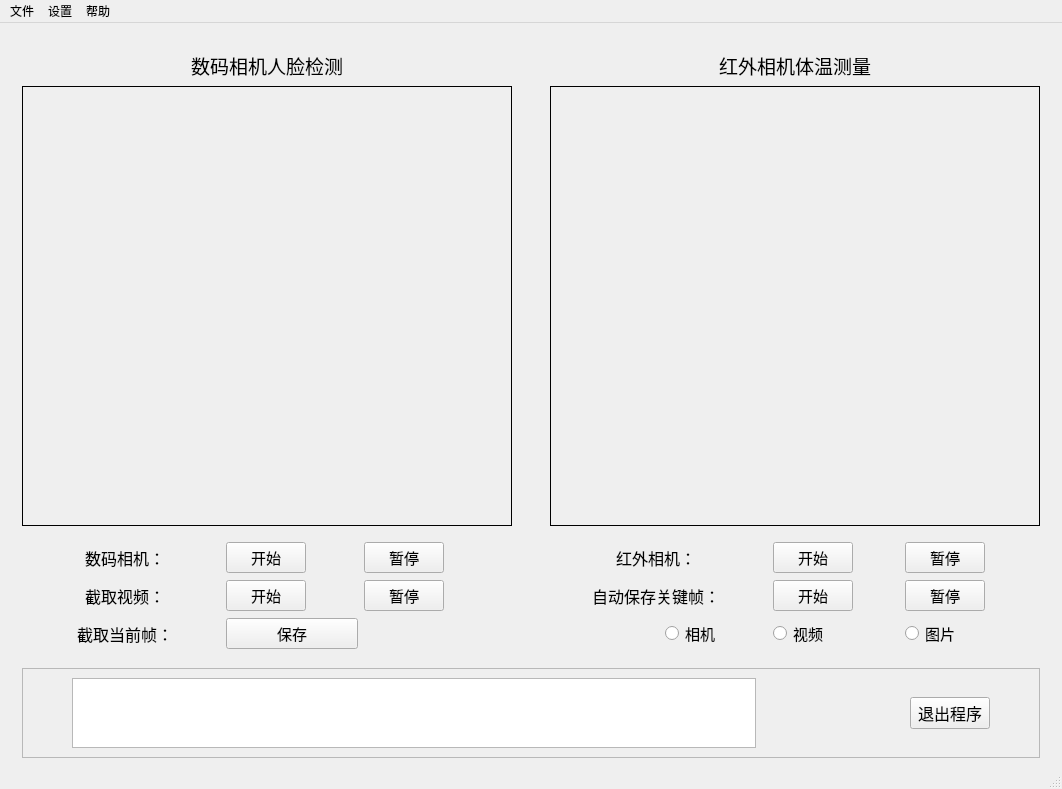
<?xml version="1.0" encoding="UTF-8"?>
<ui version="4.0">
 <class>FIITM</class>
 <widget class="QMainWindow" name="FIITM">
  <property name="geometry">
   <rect>
    <x>0</x>
    <y>0</y>
    <width>1062</width>
    <height>789</height>
   </rect>
  </property>
  <property name="windowTitle">
   <string>MainWindow</string>
  </property>
  <widget class="QWidget" name="centralwidget">
   <layout class="QGridLayout" name="gridLayout">
    <item row="0" column="1" rowspan="3">
     <spacer name="horizontalSpacer">
      <property name="orientation">
       <enum>Qt::Horizontal</enum>
      </property>
      <property name="sizeHint" stdset="0">
       <size>
        <width>373</width>
        <height>13</height>
       </size>
      </property>
     </spacer>
    </item>
    <item row="4" column="5">
     <spacer name="verticalSpacer_3">
      <property name="orientation">
       <enum>Qt::Vertical</enum>
      </property>
      <property name="sizeHint" stdset="0">
       <size>
        <width>10</width>
        <height>225</height>
       </size>
      </property>
     </spacer>
    </item>
    <item row="3" column="4">
     <widget class="QLabel" name="label_2">
      <property name="font">
       <font>
        <family>3ds</family>
        <pointsize>14</pointsize>
       </font>
      </property>
      <property name="text">
       <string>红外相机体温测量</string>
      </property>
      <property name="alignment">
       <set>Qt::AlignCenter</set>
      </property>
     </widget>
    </item>
    <item row="5" column="1" colspan="4">
     <widget class="QWidget" name="widget" native="true">
      <layout class="QGridLayout" name="gridLayout_2">
       <item row="0" column="0">
        <spacer name="horizontalSpacer_4">
         <property name="orientation">
          <enum>Qt::Horizontal</enum>
         </property>
         <property name="sizeHint" stdset="0">
          <size>
           <width>1</width>
           <height>20</height>
          </size>
         </property>
        </spacer>
       </item>
       <item row="0" column="1">
        <widget class="QLabel" name="label_5">
         <property name="font">
          <font>
           <family>3ds</family>
           <pointsize>12</pointsize>
          </font>
         </property>
         <property name="text">
          <string>数码相机：</string>
         </property>
         <property name="alignment">
          <set>Qt::AlignCenter</set>
         </property>
        </widget>
       </item>
       <item row="0" column="2">
        <spacer name="horizontalSpacer_9">
         <property name="orientation">
          <enum>Qt::Horizontal</enum>
         </property>
         <property name="sizeHint" stdset="0">
          <size>
           <width>0</width>
           <height>20</height>
          </size>
         </property>
        </spacer>
       </item>
       <item row="0" column="3">
        <widget class="QPushButton" name="RunDC_BT">
         <property name="font">
          <font>
           <family>3ds</family>
           <pointsize>11</pointsize>
          </font>
         </property>
         <property name="text">
          <string>开始</string>
         </property>
        </widget>
       </item>
       <item row="0" column="4">
        <spacer name="horizontalSpacer_7">
         <property name="orientation">
          <enum>Qt::Horizontal</enum>
         </property>
         <property name="sizeHint" stdset="0">
          <size>
           <width>40</width>
           <height>20</height>
          </size>
         </property>
        </spacer>
       </item>
       <item row="0" column="5">
        <widget class="QPushButton" name="PauseDC_BT">
         <property name="font">
          <font>
           <family>3ds</family>
           <pointsize>11</pointsize>
          </font>
         </property>
         <property name="text">
          <string>暂停</string>
         </property>
        </widget>
       </item>
       <item row="0" column="6">
        <spacer name="horizontalSpacer_14">
         <property name="orientation">
          <enum>Qt::Horizontal</enum>
         </property>
         <property name="sizeHint" stdset="0">
          <size>
           <width>1</width>
           <height>18</height>
          </size>
         </property>
        </spacer>
       </item>
       <item row="0" column="7">
        <spacer name="verticalSpacer_9">
         <property name="orientation">
          <enum>Qt::Vertical</enum>
         </property>
         <property name="sizeType">
          <enum>QSizePolicy::Fixed</enum>
         </property>
         <property name="sizeHint" stdset="0">
          <size>
           <width>50</width>
           <height>20</height>
          </size>
         </property>
        </spacer>
       </item>
       <item row="0" column="8">
        <spacer name="horizontalSpacer_15">
         <property name="orientation">
          <enum>Qt::Horizontal</enum>
         </property>
         <property name="sizeHint" stdset="0">
          <size>
           <width>1</width>
           <height>18</height>
          </size>
         </property>
        </spacer>
       </item>
       <item row="0" column="9" colspan="2">
        <widget class="QLabel" name="label_6">
         <property name="font">
          <font>
           <family>3ds</family>
           <pointsize>12</pointsize>
          </font>
         </property>
         <property name="text">
          <string>红外相机：</string>
         </property>
         <property name="alignment">
          <set>Qt::AlignCenter</set>
         </property>
        </widget>
       </item>
       <item row="0" column="11">
        <spacer name="horizontalSpacer_11">
         <property name="orientation">
          <enum>Qt::Horizontal</enum>
         </property>
         <property name="sizeHint" stdset="0">
          <size>
           <width>1</width>
           <height>20</height>
          </size>
         </property>
        </spacer>
       </item>
       <item row="0" column="12">
        <widget class="QPushButton" name="RunIC_BT">
         <property name="font">
          <font>
           <family>3ds</family>
           <pointsize>11</pointsize>
          </font>
         </property>
         <property name="text">
          <string>开始</string>
         </property>
        </widget>
       </item>
       <item row="0" column="13">
        <spacer name="horizontalSpacer_10">
         <property name="orientation">
          <enum>Qt::Horizontal</enum>
         </property>
         <property name="sizeHint" stdset="0">
          <size>
           <width>0</width>
           <height>20</height>
          </size>
         </property>
        </spacer>
       </item>
       <item row="0" column="14">
        <widget class="QPushButton" name="PauseIC_BT">
         <property name="font">
          <font>
           <family>3ds</family>
           <pointsize>11</pointsize>
          </font>
         </property>
         <property name="text">
          <string>暂停</string>
         </property>
        </widget>
       </item>
       <item row="0" column="15">
        <spacer name="horizontalSpacer_6">
         <property name="orientation">
          <enum>Qt::Horizontal</enum>
         </property>
         <property name="sizeHint" stdset="0">
          <size>
           <width>1</width>
           <height>20</height>
          </size>
         </property>
        </spacer>
       </item>
       <item row="1" column="0">
        <spacer name="horizontalSpacer_12">
         <property name="orientation">
          <enum>Qt::Horizontal</enum>
         </property>
         <property name="sizeHint" stdset="0">
          <size>
           <width>1</width>
           <height>20</height>
          </size>
         </property>
        </spacer>
       </item>
       <item row="1" column="1">
        <widget class="QLabel" name="label_7">
         <property name="font">
          <font>
           <family>3ds</family>
           <pointsize>12</pointsize>
          </font>
         </property>
         <property name="text">
          <string>截取视频：</string>
         </property>
         <property name="alignment">
          <set>Qt::AlignCenter</set>
         </property>
        </widget>
       </item>
       <item row="1" column="2">
        <spacer name="horizontalSpacer_17">
         <property name="orientation">
          <enum>Qt::Horizontal</enum>
         </property>
         <property name="sizeHint" stdset="0">
          <size>
           <width>0</width>
           <height>20</height>
          </size>
         </property>
        </spacer>
       </item>
       <item row="1" column="3">
        <widget class="QPushButton" name="SaveVideoStart_BT">
         <property name="font">
          <font>
           <family>3ds</family>
           <pointsize>11</pointsize>
          </font>
         </property>
         <property name="text">
          <string>开始</string>
         </property>
        </widget>
       </item>
       <item row="1" column="4">
        <spacer name="horizontalSpacer_8">
         <property name="orientation">
          <enum>Qt::Horizontal</enum>
         </property>
         <property name="sizeHint" stdset="0">
          <size>
           <width>40</width>
           <height>20</height>
          </size>
         </property>
        </spacer>
       </item>
       <item row="1" column="5">
        <widget class="QPushButton" name="SaveVideoStop_BT">
         <property name="font">
          <font>
           <family>3ds</family>
           <pointsize>11</pointsize>
          </font>
         </property>
         <property name="text">
          <string>暂停</string>
         </property>
        </widget>
       </item>
       <item row="1" column="6">
        <spacer name="horizontalSpacer_24">
         <property name="orientation">
          <enum>Qt::Horizontal</enum>
         </property>
         <property name="sizeHint" stdset="0">
          <size>
           <width>1</width>
           <height>18</height>
          </size>
         </property>
        </spacer>
       </item>
       <item row="1" column="7">
        <spacer name="verticalSpacer_10">
         <property name="orientation">
          <enum>Qt::Vertical</enum>
         </property>
         <property name="sizeType">
          <enum>QSizePolicy::Fixed</enum>
         </property>
         <property name="sizeHint" stdset="0">
          <size>
           <width>50</width>
           <height>20</height>
          </size>
         </property>
        </spacer>
       </item>
       <item row="1" column="8">
        <spacer name="horizontalSpacer_23">
         <property name="orientation">
          <enum>Qt::Horizontal</enum>
         </property>
         <property name="sizeHint" stdset="0">
          <size>
           <width>1</width>
           <height>18</height>
          </size>
         </property>
        </spacer>
       </item>
       <item row="1" column="9" colspan="2">
        <widget class="QLabel" name="label_9">
         <property name="font">
          <font>
           <family>3ds</family>
           <pointsize>12</pointsize>
          </font>
         </property>
         <property name="text">
          <string>自动保存关键帧：</string>
         </property>
         <property name="alignment">
          <set>Qt::AlignCenter</set>
         </property>
        </widget>
       </item>
       <item row="1" column="11">
        <spacer name="horizontalSpacer_20">
         <property name="orientation">
          <enum>Qt::Horizontal</enum>
         </property>
         <property name="sizeHint" stdset="0">
          <size>
           <width>1</width>
           <height>20</height>
          </size>
         </property>
        </spacer>
       </item>
       <item row="1" column="12">
        <widget class="QPushButton" name="AutosaveFramesStart_BT">
         <property name="font">
          <font>
           <family>3ds</family>
           <pointsize>11</pointsize>
          </font>
         </property>
         <property name="text">
          <string>开始</string>
         </property>
        </widget>
       </item>
       <item row="1" column="13">
        <spacer name="horizontalSpacer_21">
         <property name="orientation">
          <enum>Qt::Horizontal</enum>
         </property>
         <property name="sizeHint" stdset="0">
          <size>
           <width>0</width>
           <height>20</height>
          </size>
         </property>
        </spacer>
       </item>
       <item row="1" column="14">
        <widget class="QPushButton" name="AutosaveFramesStop_BT">
         <property name="font">
          <font>
           <family>3ds</family>
           <pointsize>11</pointsize>
          </font>
         </property>
         <property name="text">
          <string>暂停</string>
         </property>
        </widget>
       </item>
       <item row="1" column="15">
        <spacer name="horizontalSpacer_19">
         <property name="orientation">
          <enum>Qt::Horizontal</enum>
         </property>
         <property name="sizeHint" stdset="0">
          <size>
           <width>1</width>
           <height>20</height>
          </size>
         </property>
        </spacer>
       </item>
       <item row="2" column="0">
        <spacer name="horizontalSpacer_16">
         <property name="orientation">
          <enum>Qt::Horizontal</enum>
         </property>
         <property name="sizeHint" stdset="0">
          <size>
           <width>1</width>
           <height>20</height>
          </size>
         </property>
        </spacer>
       </item>
       <item row="2" column="1">
        <widget class="QLabel" name="label_8">
         <property name="font">
          <font>
           <family>3ds</family>
           <pointsize>12</pointsize>
          </font>
         </property>
         <property name="text">
          <string>截取当前帧：</string>
         </property>
         <property name="alignment">
          <set>Qt::AlignCenter</set>
         </property>
        </widget>
       </item>
       <item row="2" column="2">
        <spacer name="horizontalSpacer_13">
         <property name="orientation">
          <enum>Qt::Horizontal</enum>
         </property>
         <property name="sizeHint" stdset="0">
          <size>
           <width>0</width>
           <height>20</height>
          </size>
         </property>
        </spacer>
       </item>
       <item row="2" column="3" colspan="2">
        <widget class="QPushButton" name="SaveFrame_BT">
         <property name="font">
          <font>
           <family>3ds</family>
           <pointsize>11</pointsize>
          </font>
         </property>
         <property name="text">
          <string>保存</string>
         </property>
        </widget>
       </item>
       <item row="2" column="5">
        <spacer name="horizontalSpacer_18">
         <property name="orientation">
          <enum>Qt::Horizontal</enum>
         </property>
         <property name="sizeHint" stdset="0">
          <size>
           <width>72</width>
           <height>22</height>
          </size>
         </property>
        </spacer>
       </item>
       <item row="2" column="6">
        <spacer name="horizontalSpacer_28">
         <property name="orientation">
          <enum>Qt::Horizontal</enum>
         </property>
         <property name="sizeHint" stdset="0">
          <size>
           <width>1</width>
           <height>18</height>
          </size>
         </property>
        </spacer>
       </item>
       <item row="2" column="7">
        <spacer name="verticalSpacer_11">
         <property name="orientation">
          <enum>Qt::Vertical</enum>
         </property>
         <property name="sizeType">
          <enum>QSizePolicy::Fixed</enum>
         </property>
         <property name="sizeHint" stdset="0">
          <size>
           <width>50</width>
           <height>20</height>
          </size>
         </property>
        </spacer>
       </item>
       <item row="2" column="8">
        <spacer name="horizontalSpacer_27">
         <property name="orientation">
          <enum>Qt::Horizontal</enum>
         </property>
         <property name="sizeHint" stdset="0">
          <size>
           <width>1</width>
           <height>18</height>
          </size>
         </property>
        </spacer>
       </item>
       <item row="2" column="9">
        <spacer name="horizontalSpacer_29">
         <property name="orientation">
          <enum>Qt::Horizontal</enum>
         </property>
         <property name="sizeHint" stdset="0">
          <size>
           <width>65</width>
           <height>18</height>
          </size>
         </property>
        </spacer>
       </item>
       <item row="2" column="10">
        <widget class="QRadioButton" name="InputModeCameras_RBT">
         <property name="font">
          <font>
           <family>3ds</family>
           <pointsize>11</pointsize>
          </font>
         </property>
         <property name="text">
          <string>相机</string>
         </property>
        </widget>
       </item>
       <item row="2" column="11">
        <spacer name="horizontalSpacer_22">
         <property name="orientation">
          <enum>Qt::Horizontal</enum>
         </property>
         <property name="sizeHint" stdset="0">
          <size>
           <width>32</width>
           <height>20</height>
          </size>
         </property>
        </spacer>
       </item>
       <item row="2" column="12">
        <widget class="QRadioButton" name="InputModeVideos_RBT">
         <property name="font">
          <font>
           <family>3ds</family>
           <pointsize>11</pointsize>
          </font>
         </property>
         <property name="text">
          <string>视频</string>
         </property>
        </widget>
       </item>
       <item row="2" column="13">
        <spacer name="horizontalSpacer_30">
         <property name="orientation">
          <enum>Qt::Horizontal</enum>
         </property>
         <property name="sizeHint" stdset="0">
          <size>
           <width>32</width>
           <height>20</height>
          </size>
         </property>
        </spacer>
       </item>
       <item row="2" column="14">
        <widget class="QRadioButton" name="InputModePictures_RBT">
         <property name="font">
          <font>
           <family>3ds</family>
           <pointsize>11</pointsize>
          </font>
         </property>
         <property name="text">
          <string>图片</string>
         </property>
        </widget>
       </item>
      </layout>
     </widget>
    </item>
    <item row="0" column="0" rowspan="4">
     <spacer name="verticalSpacer_5">
      <property name="orientation">
       <enum>Qt::Vertical</enum>
      </property>
      <property name="sizeType">
       <enum>QSizePolicy::Expanding</enum>
      </property>
      <property name="sizeHint" stdset="0">
       <size>
        <width>10</width>
        <height>30</height>
       </size>
      </property>
     </spacer>
    </item>
    <item row="5" column="0">
     <spacer name="verticalSpacer">
      <property name="orientation">
       <enum>Qt::Vertical</enum>
      </property>
      <property name="sizeType">
       <enum>QSizePolicy::Fixed</enum>
      </property>
      <property name="sizeHint" stdset="0">
       <size>
        <width>10</width>
        <height>130</height>
       </size>
      </property>
     </spacer>
    </item>
    <item row="4" column="4">
     <widget class="QLabel" name="IC_Window">
      <property name="sizePolicy">
       <sizepolicy hsizetype="Expanding" vsizetype="Expanding">
        <horstretch>0</horstretch>
        <verstretch>0</verstretch>
       </sizepolicy>
      </property>
      <property name="frameShape">
       <enum>QFrame::Box</enum>
      </property>
      <property name="text">
       <string/>
      </property>
     </widget>
    </item>
    <item row="2" column="5" rowspan="2">
     <spacer name="verticalSpacer_6">
      <property name="orientation">
       <enum>Qt::Vertical</enum>
      </property>
      <property name="sizeType">
       <enum>QSizePolicy::Fixed</enum>
      </property>
      <property name="sizeHint" stdset="0">
       <size>
        <width>10</width>
        <height>30</height>
       </size>
      </property>
     </spacer>
    </item>
    <item row="3" column="1">
     <widget class="QLabel" name="label">
      <property name="font">
       <font>
        <family>3ds</family>
        <pointsize>14</pointsize>
       </font>
      </property>
      <property name="text">
       <string>数码相机人脸检测</string>
      </property>
      <property name="alignment">
       <set>Qt::AlignCenter</set>
      </property>
     </widget>
    </item>
    <item row="6" column="0">
     <spacer name="verticalSpacer_7">
      <property name="orientation">
       <enum>Qt::Vertical</enum>
      </property>
      <property name="sizeType">
       <enum>QSizePolicy::Fixed</enum>
      </property>
      <property name="sizeHint" stdset="0">
       <size>
        <width>13</width>
        <height>70</height>
       </size>
      </property>
     </spacer>
    </item>
    <item row="4" column="0">
     <spacer name="verticalSpacer_4">
      <property name="orientation">
       <enum>Qt::Vertical</enum>
      </property>
      <property name="sizeHint" stdset="0">
       <size>
        <width>10</width>
        <height>225</height>
       </size>
      </property>
     </spacer>
    </item>
    <item row="4" column="1">
     <widget class="QLabel" name="DC_Window">
      <property name="sizePolicy">
       <sizepolicy hsizetype="Expanding" vsizetype="Expanding">
        <horstretch>0</horstretch>
        <verstretch>0</verstretch>
       </sizepolicy>
      </property>
      <property name="frameShape">
       <enum>QFrame::Box</enum>
      </property>
      <property name="text">
       <string/>
      </property>
     </widget>
    </item>
    <item row="3" column="2">
     <spacer name="horizontalSpacer_2">
      <property name="orientation">
       <enum>Qt::Horizontal</enum>
      </property>
      <property name="sizeType">
       <enum>QSizePolicy::Fixed</enum>
      </property>
      <property name="sizeHint" stdset="0">
       <size>
        <width>20</width>
        <height>20</height>
       </size>
      </property>
     </spacer>
    </item>
    <item row="6" column="5">
     <spacer name="verticalSpacer_8">
      <property name="orientation">
       <enum>Qt::Vertical</enum>
      </property>
      <property name="sizeType">
       <enum>QSizePolicy::Fixed</enum>
      </property>
      <property name="sizeHint" stdset="0">
       <size>
        <width>13</width>
        <height>70</height>
       </size>
      </property>
     </spacer>
    </item>
    <item row="4" column="2">
     <spacer name="horizontalSpacer_5">
      <property name="orientation">
       <enum>Qt::Horizontal</enum>
      </property>
      <property name="sizeType">
       <enum>QSizePolicy::Fixed</enum>
      </property>
      <property name="sizeHint" stdset="0">
       <size>
        <width>20</width>
        <height>20</height>
       </size>
      </property>
     </spacer>
    </item>
    <item row="0" column="3" rowspan="3" colspan="2">
     <spacer name="horizontalSpacer_3">
      <property name="orientation">
       <enum>Qt::Horizontal</enum>
      </property>
      <property name="sizeHint" stdset="0">
       <size>
        <width>328</width>
        <height>13</height>
       </size>
      </property>
     </spacer>
    </item>
    <item row="5" column="5">
     <spacer name="verticalSpacer_2">
      <property name="orientation">
       <enum>Qt::Vertical</enum>
      </property>
      <property name="sizeType">
       <enum>QSizePolicy::Fixed</enum>
      </property>
      <property name="sizeHint" stdset="0">
       <size>
        <width>13</width>
        <height>130</height>
       </size>
      </property>
     </spacer>
    </item>
    <item row="6" column="1" colspan="4">
     <widget class="QFrame" name="frame">
      <property name="frameShape">
       <enum>QFrame::StyledPanel</enum>
      </property>
      <property name="frameShadow">
       <enum>QFrame::Raised</enum>
      </property>
      <layout class="QHBoxLayout" name="horizontalLayout">
       <item>
        <spacer name="horizontalSpacer_25">
         <property name="orientation">
          <enum>Qt::Horizontal</enum>
         </property>
         <property name="sizeType">
          <enum>QSizePolicy::Fixed</enum>
         </property>
         <property name="sizeHint" stdset="0">
          <size>
           <width>40</width>
           <height>40</height>
          </size>
         </property>
        </spacer>
       </item>
       <item>
        <widget class="QPlainTextEdit" name="LogOut_Window">
         <property name="sizePolicy">
          <sizepolicy hsizetype="Expanding" vsizetype="Maximum">
           <horstretch>0</horstretch>
           <verstretch>0</verstretch>
          </sizepolicy>
         </property>
        </widget>
       </item>
       <item>
        <spacer name="horizontalSpacer_31">
         <property name="orientation">
          <enum>Qt::Horizontal</enum>
         </property>
         <property name="sizeType">
          <enum>QSizePolicy::Fixed</enum>
         </property>
         <property name="sizeHint" stdset="0">
          <size>
           <width>148</width>
           <height>20</height>
          </size>
         </property>
        </spacer>
       </item>
       <item>
        <widget class="QPushButton" name="Exit_BT">
         <property name="font">
          <font>
           <family>3ds</family>
           <pointsize>12</pointsize>
          </font>
         </property>
         <property name="text">
          <string>退出程序</string>
         </property>
        </widget>
       </item>
       <item>
        <spacer name="horizontalSpacer_26">
         <property name="orientation">
          <enum>Qt::Horizontal</enum>
         </property>
         <property name="sizeType">
          <enum>QSizePolicy::Fixed</enum>
         </property>
         <property name="sizeHint" stdset="0">
          <size>
           <width>40</width>
           <height>40</height>
          </size>
         </property>
        </spacer>
       </item>
      </layout>
     </widget>
    </item>
   </layout>
  </widget>
  <widget class="QMenuBar" name="menubar">
   <property name="geometry">
    <rect>
     <x>0</x>
     <y>0</y>
     <width>1062</width>
     <height>23</height>
    </rect>
   </property>
   <widget class="QMenu" name="menuFile">
    <property name="title">
     <string>文件</string>
    </property>
    <addaction name="actionOpen_DCPicture"/>
    <addaction name="actionOpen_ICPicture"/>
    <addaction name="actionOpen_DCVideo"/>
    <addaction name="actionOpen_ICVideo"/>
    <addaction name="actionSave_Log"/>
    <addaction name="actionSave_Settings"/>
   </widget>
   <widget class="QMenu" name="menuSettings">
    <property name="title">
     <string>设置</string>
    </property>
    <addaction name="actionSettings"/>
    <addaction name="actionAbout_Parameters"/>
   </widget>
   <widget class="QMenu" name="menuHelp">
    <property name="title">
     <string>帮助</string>
    </property>
    <addaction name="actionVisit_Homepage_On_Github"/>
    <addaction name="actionHelpDoc"/>
    <addaction name="actionCopyright"/>
   </widget>
   <addaction name="menuFile"/>
   <addaction name="menuSettings"/>
   <addaction name="menuHelp"/>
  </widget>
  <widget class="QStatusBar" name="statusbar"/>
  <action name="actionOpen_DCPicture">
   <property name="text">
    <string>打开数字图像...</string>
   </property>
  </action>
  <action name="actionOpen_DCVideo">
   <property name="text">
    <string>打开数字视频...</string>
   </property>
  </action>
  <action name="actionSave_Log">
   <property name="text">
    <string>保存运行日志</string>
   </property>
  </action>
  <action name="actionSave_Settings">
   <property name="text">
    <string>保存当前参数</string>
   </property>
  </action>
  <action name="actionHelpDoc">
   <property name="text">
    <string>帮助文档...</string>
   </property>
  </action>
  <action name="actionCopyright">
   <property name="text">
    <string>著作权(Copyright)...</string>
   </property>
  </action>
  <action name="actionOpen_ICPicture">
   <property name="text">
    <string>打开红外图片...</string>
   </property>
  </action>
  <action name="actionOpen_ICVideo">
   <property name="text">
    <string>打开红外视频...</string>
   </property>
  </action>
  <action name="actionVisit_Homepage_On_Github">
   <property name="text">
    <string>访问项目Github主页...</string>
   </property>
  </action>
  <action name="actionSettings">
   <property name="text">
    <string>参数设置...</string>
   </property>
  </action>
  <action name="actionAbout_Parameters">
   <property name="text">
    <string>参数说明...</string>
   </property>
  </action>
 </widget>
 <resources/>
 <connections/>
</ui>
